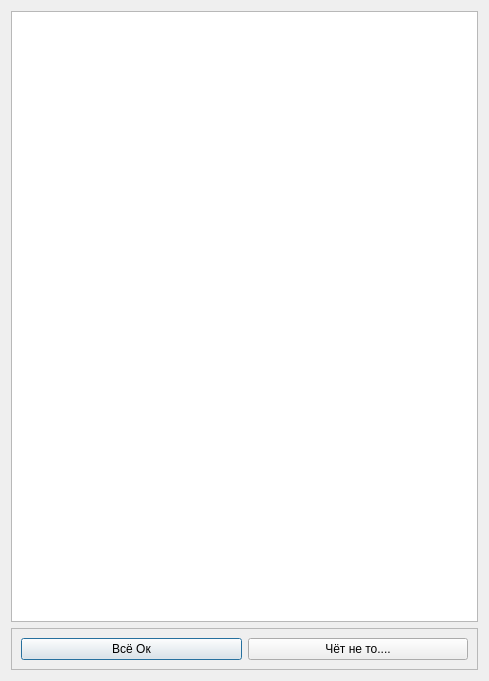
<?xml version="1.0" encoding="UTF-8"?>
<ui version="4.0">
 <class>UsersListDialog</class>
 <widget class="QDialog" name="UsersListDialog">
  <property name="geometry">
   <rect>
    <x>0</x>
    <y>0</y>
    <width>489</width>
    <height>681</height>
   </rect>
  </property>
  <property name="windowTitle">
   <string>Список сотрудников для добавления в базу данных</string>
  </property>
  <layout class="QVBoxLayout" name="verticalLayout">
   <item>
    <widget class="QListWidget" name="usersListWidget"/>
   </item>
   <item>
    <widget class="QFrame" name="frame">
     <property name="frameShape">
      <enum>QFrame::StyledPanel</enum>
     </property>
     <property name="frameShadow">
      <enum>QFrame::Raised</enum>
     </property>
     <layout class="QHBoxLayout" name="horizontalLayout">
      <item>
       <widget class="QPushButton" name="btnSave">
        <property name="text">
         <string>Всё Ок</string>
        </property>
       </widget>
      </item>
      <item>
       <widget class="QPushButton" name="btnCancel">
        <property name="text">
         <string>Чёт не то....</string>
        </property>
       </widget>
      </item>
     </layout>
    </widget>
   </item>
  </layout>
 </widget>
 <resources/>
 <connections/>
</ui>
